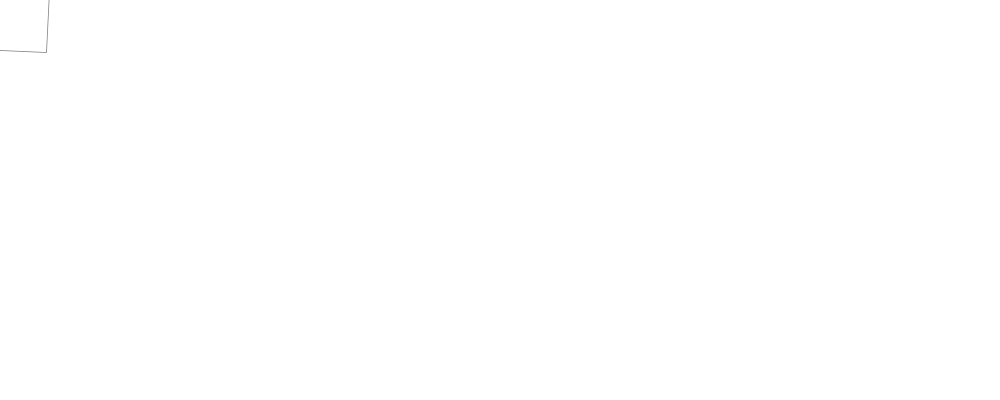
Frame 1 (no input)
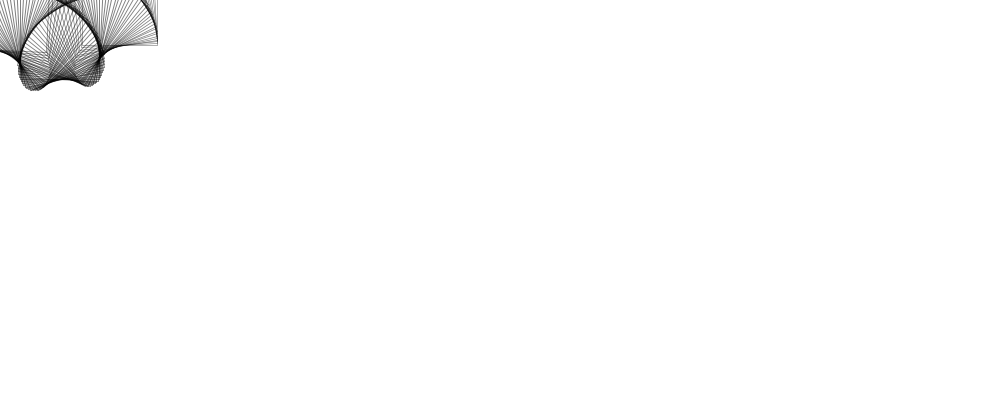
Frame 60 (the mouse pressed at the canvas centre just before this capture)
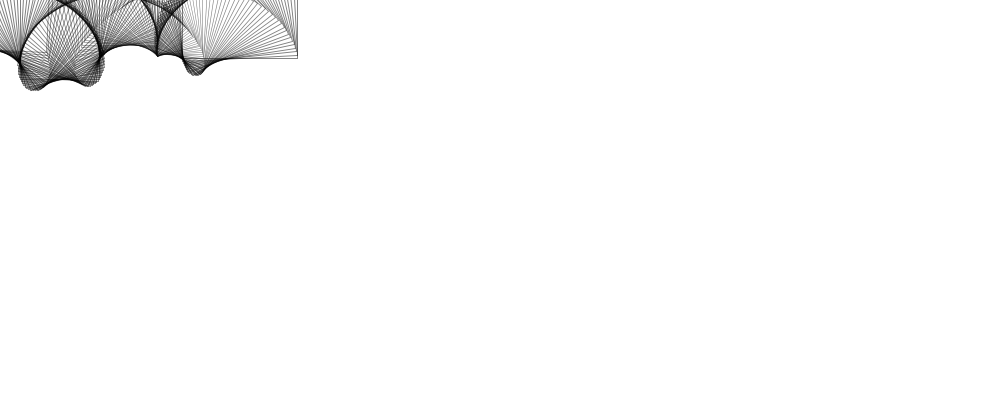
Frame 120 (the mouse held since frame 60 and released just before this capture)

The Processing sketch that drew these frames (run headless with seeded random() and noise(); from frame 60 on, the mouse is pressed at the canvas centre):

// Processing sketch: spinningRect
// ── spinningRect.pde
void setup() {
  size(1000, 400);
  background(255);
  smooth();
}

void draw() {
  translate(frameCount*2, 20);
  rotate(radians(frameCount*3));
  float sclSize = sin(radians(frameCount*3.5));
  scale(map(sclSize, -1, 1, 0.5, 1));
  drawFigure();
}

void drawFigure() {
  noFill();
  stroke(0, 0, 0, 128);
  rect(-60, -40, 120, 80);
}
